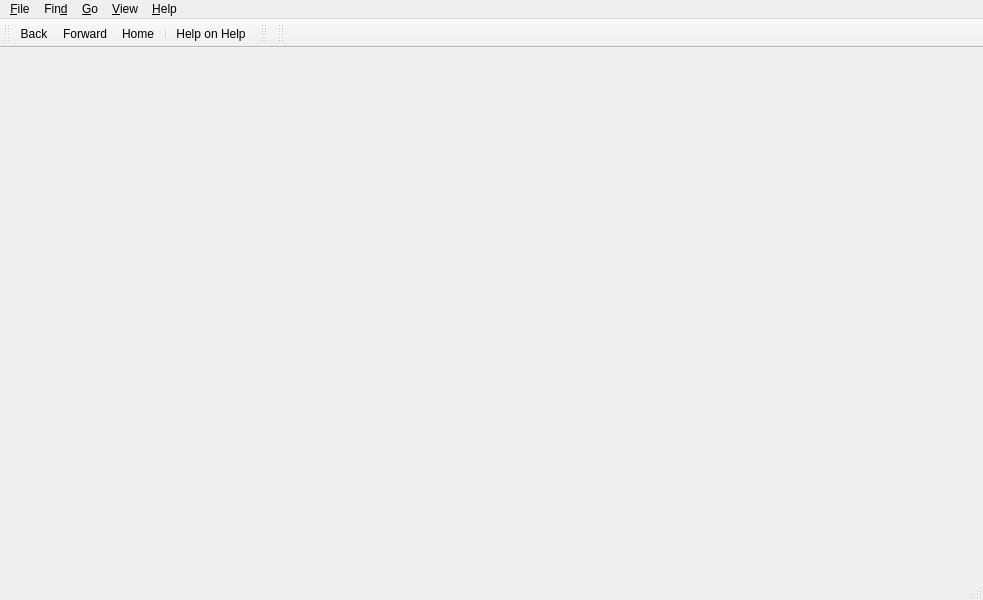
<?xml version="1.0" encoding="UTF-8"?>
<ui version="4.0">
 <class>HelpWindowData</class>
 <widget class="QMainWindow" name="HelpWindowData">
  <property name="windowModality">
   <enum>Qt::NonModal</enum>
  </property>
  <property name="geometry">
   <rect>
    <x>0</x>
    <y>0</y>
    <width>983</width>
    <height>600</height>
   </rect>
  </property>
  <property name="sizePolicy">
   <sizepolicy hsizetype="Minimum" vsizetype="Expanding">
    <horstretch>0</horstretch>
    <verstretch>0</verstretch>
   </sizepolicy>
  </property>
  <property name="windowTitle">
   <string>GEMSFITS Help Viewer</string>
  </property>
  <widget class="QWidget" name="centralwidget">
   <layout class="QGridLayout" name="gridLayout"/>
  </widget>
  <widget class="QMenuBar" name="menubar">
   <property name="geometry">
    <rect>
     <x>0</x>
     <y>0</y>
     <width>983</width>
     <height>20</height>
    </rect>
   </property>
   <widget class="QMenu" name="menuGo">
    <property name="title">
     <string>&amp;Go</string>
    </property>
    <addaction name="actionHome"/>
    <addaction name="actionBack"/>
    <addaction name="actionForward"/>
    <addaction name="actionSync_with_Contents"/>
   </widget>
   <widget class="QMenu" name="menu_Help">
    <property name="title">
     <string>&amp;Help</string>
    </property>
    <addaction name="action_About"/>
    <addaction name="actionVersion"/>
    <addaction name="actionHelp_on_Help"/>
   </widget>
   <widget class="QMenu" name="menu_File">
    <property name="title">
     <string>&amp;File</string>
    </property>
    <addaction name="action_Print"/>
    <addaction name="separator"/>
    <addaction name="action_Quit"/>
   </widget>
   <widget class="QMenu" name="menuFin_d">
    <property name="title">
     <string>Fin&amp;d</string>
    </property>
    <addaction name="action_Find"/>
    <addaction name="actionFind_Next"/>
    <addaction name="actionFind_Previous"/>
    <addaction name="separator"/>
    <addaction name="action_Case_sensetiv"/>
    <addaction name="action_Whole_words"/>
   </widget>
   <widget class="QMenu" name="menuView">
    <property name="title">
     <string>&amp;View</string>
    </property>
    <addaction name="actionZoom_In"/>
    <addaction name="actionZoom_Out"/>
   </widget>
   <addaction name="menu_File"/>
   <addaction name="menuFin_d"/>
   <addaction name="menuGo"/>
   <addaction name="menuView"/>
   <addaction name="menu_Help"/>
  </widget>
  <widget class="QStatusBar" name="statusbar"/>
  <widget class="QToolBar" name="toolBar">
   <property name="windowTitle">
    <string>toolBar</string>
   </property>
   <attribute name="toolBarArea">
    <enum>TopToolBarArea</enum>
   </attribute>
   <attribute name="toolBarBreak">
    <bool>false</bool>
   </attribute>
   <addaction name="actionBack"/>
   <addaction name="actionForward"/>
   <addaction name="actionHome"/>
   <addaction name="separator"/>
   <addaction name="actionHelp_on_Help"/>
  </widget>
  <widget class="QToolBar" name="toolFind">
   <property name="windowTitle">
    <string>toolBar_2</string>
   </property>
   <attribute name="toolBarArea">
    <enum>TopToolBarArea</enum>
   </attribute>
   <attribute name="toolBarBreak">
    <bool>false</bool>
   </attribute>
  </widget>
  <widget class="QToolBar" name="toolAddress">
   <property name="windowTitle">
    <string>toolBar_3</string>
   </property>
   <attribute name="toolBarArea">
    <enum>TopToolBarArea</enum>
   </attribute>
   <attribute name="toolBarBreak">
    <bool>false</bool>
   </attribute>
  </widget>
  <action name="actionHome">
   <property name="icon">
    <iconset resource="../fgui.qrc">
     <normaloff>:/menu/Icons/HomeInHelpMenu.png</normaloff>:/menu/Icons/HomeInHelpMenu.png</iconset>
   </property>
   <property name="text">
    <string>&amp;Home</string>
   </property>
  </action>
  <action name="actionBack">
   <property name="icon">
    <iconset resource="../fgui.qrc">
     <normaloff>:/menu/Icons/DisplayPrevRecordIcon.png</normaloff>:/menu/Icons/DisplayPrevRecordIcon.png</iconset>
   </property>
   <property name="text">
    <string>&amp;Back</string>
   </property>
  </action>
  <action name="actionForward">
   <property name="icon">
    <iconset resource="../fgui.qrc">
     <normaloff>:/menu/Icons/DisplayNextRecordIcon.png</normaloff>:/menu/Icons/DisplayNextRecordIcon.png</iconset>
   </property>
   <property name="text">
    <string>&amp;Forward</string>
   </property>
  </action>
  <action name="actionSync_with_Contents">
   <property name="text">
    <string>&amp;Sync with Contents</string>
   </property>
  </action>
  <action name="action_About">
   <property name="text">
    <string>&amp;About GEM-Selektor...</string>
   </property>
  </action>
  <action name="action_Print">
   <property name="text">
    <string>&amp;Print...</string>
   </property>
  </action>
  <action name="action_Quit">
   <property name="text">
    <string>&amp;Quit</string>
   </property>
  </action>
  <action name="action_Find">
   <property name="text">
    <string>&amp;Find...</string>
   </property>
  </action>
  <action name="actionFind_Next">
   <property name="icon">
    <iconset resource="../fgui.qrc">
     <normaloff>:/menu/Icons/SearchForwardIcon.png</normaloff>:/menu/Icons/SearchForwardIcon.png</iconset>
   </property>
   <property name="text">
    <string>Find &amp;Next</string>
   </property>
   <property name="shortcut">
    <string>F3</string>
   </property>
  </action>
  <action name="actionFind_Previous">
   <property name="icon">
    <iconset resource="../fgui.qrc">
     <normaloff>:/menu/Icons/SearchBackwardIcon.png</normaloff>:/menu/Icons/SearchBackwardIcon.png</iconset>
   </property>
   <property name="text">
    <string>Find &amp;Previous</string>
   </property>
   <property name="shortcut">
    <string>Shift+F3</string>
   </property>
  </action>
  <action name="action_Case_sensetiv">
   <property name="checkable">
    <bool>true</bool>
   </property>
   <property name="text">
    <string>&amp;Case Sensitive </string>
   </property>
  </action>
  <action name="action_Whole_words">
   <property name="checkable">
    <bool>true</bool>
   </property>
   <property name="text">
    <string>&amp;Whole Word</string>
   </property>
  </action>
  <action name="actionVersion">
   <property name="text">
    <string>Version...</string>
   </property>
  </action>
  <action name="actionZoom_In">
   <property name="text">
    <string>Zoom &amp;In</string>
   </property>
   <property name="shortcut">
    <string>+</string>
   </property>
  </action>
  <action name="actionZoom_Out">
   <property name="text">
    <string>Zoom &amp;Out</string>
   </property>
   <property name="shortcut">
    <string>-</string>
   </property>
  </action>
  <action name="actionHelp_on_Help">
   <property name="icon">
    <iconset resource="../fgui.qrc">
     <normaloff>:/menu/Icons/ShowHelpWindowIcon.png</normaloff>:/menu/Icons/ShowHelpWindowIcon.png</iconset>
   </property>
   <property name="text">
    <string>Help on Help</string>
   </property>
  </action>
 </widget>
 <resources>
  <include location="../fgui.qrc"/>
 </resources>
 <connections>
  <connection>
   <sender>action_Quit</sender>
   <signal>triggered()</signal>
   <receiver>HelpWindowData</receiver>
   <slot>close()</slot>
   <hints>
    <hint type="sourcelabel">
     <x>-1</x>
     <y>-1</y>
    </hint>
    <hint type="destinationlabel">
     <x>491</x>
     <y>299</y>
    </hint>
   </hints>
  </connection>
 </connections>
</ui>
